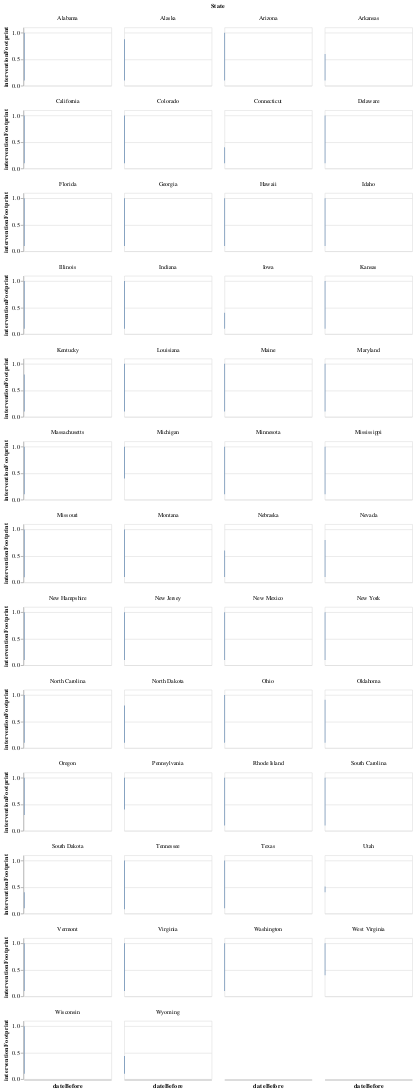

Write notebook code for a chart like this one.
### Code cell
import altair as alt 
domain_pd = pd.to_datetime(['2020-03-01', '2020-04-01']).astype(int) / 10 ** 6
chart = alt.Chart(df_all).mark_line().encode(
        x = alt.X("dateBefore", scale=alt.Scale(domain=list(domain_pd))),
        y = alt.Y("interventionFootprint", scale=alt.Scale(0,1)),
        facet=alt.Facet('State:O', columns=4),
    )
chart.properties(width=150,height=100).interactive()

### Figure 1 — Vega-Lite specification as saved in the notebook (floating-point values rounded to 4 significant figures; data arrays with more than 128 entries replaced by an {"elided": "..."} marker saying what was removed)
{"config": {"view": {"continuousWidth": 400, "continuousHeight": 300}}, "data": {"name": "data-06e6128e326006cb6ec5abe6718ffcd1"}, "mark": "line", "encoding": {"facet": {"type": "ordinal", "columns": 4, "field": "State"}, "x": {"type": "temporal", "field": "dateBefore", "scale": {"domain": [1583000000000.0, 1586000000000.0]}}, "y": {"type": "quantitative", "field": "interventionFootprint", "scale": {"align": 0, "base": 1}}}, "height": 100, "selection": {"selector001": {"type": "interval", "bind": "scales", "encodings": ["x", "y"]}}, "width": 150, "$schema": "https://vega.github.io/schema/vega-lite/v4.0.2.json", "datasets": {"data-06e6128e326006cb6ec5abe6718ffcd1": {"elided": "286 records"}}}
